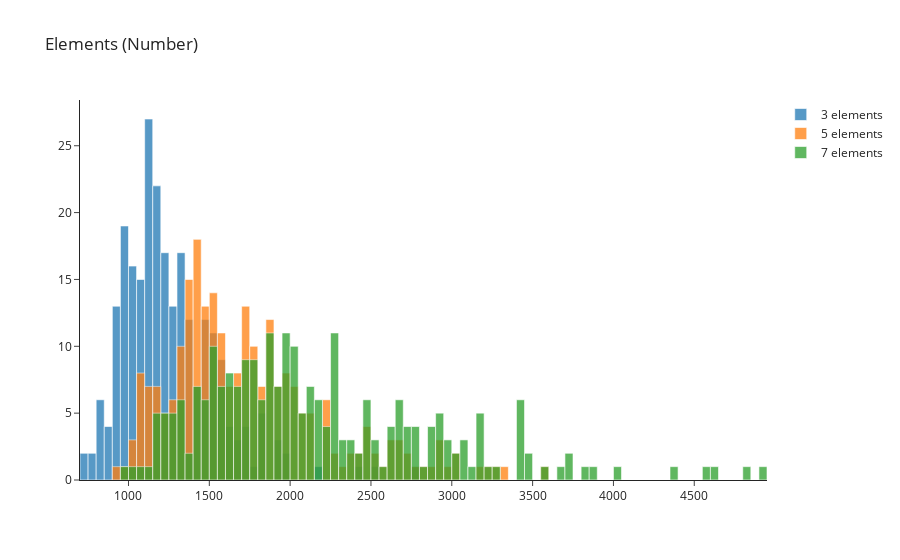
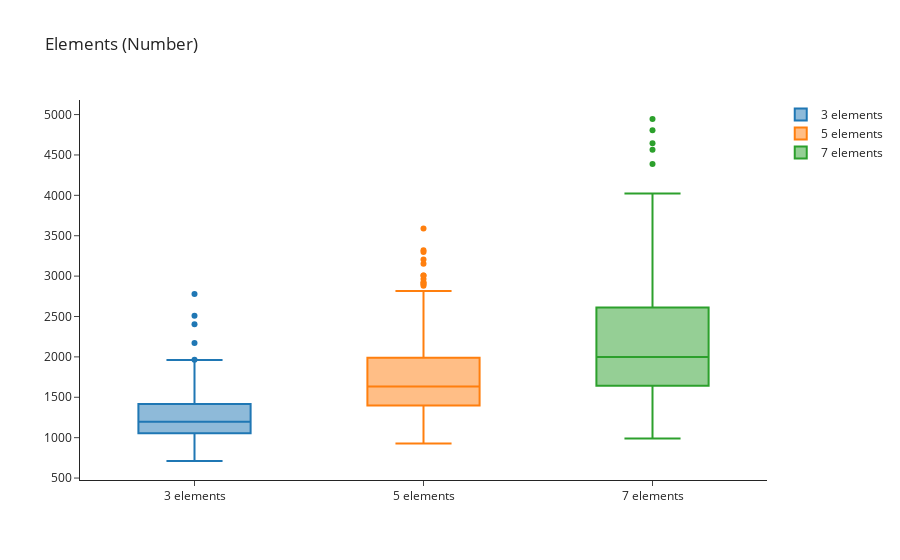

Source (notebook cell) for these figures, in order:
### Code cell
fig = go.Figure()

fig.add_trace(go.Histogram(
    x=element3_number_df.duration,
    name='3 elements',
    nbinsx=100
    ))

fig.add_trace(go.Histogram(
    x=element5_number_df.duration,
    name='5 elements',
    nbinsx=100
    ))

fig.add_trace(go.Histogram(
    x=element7_number_df.duration,
    name='7 elements',
    nbinsx=100
    ))

# Overlay both histograms
fig.update_layout(
    title='Elements (Number)',
    barmode='overlay')
# Reduce opacity to see both histograms
fig.update_traces(opacity=0.75)
fig.show()


# Box Plot
fig = go.Figure()
fig.add_trace(go.Box(y=element3_number_df.duration,name='3 elements'))
fig.add_trace(go.Box(y=element5_number_df.duration,name='5 elements'))
fig.add_trace(go.Box(y=element7_number_df.duration,name='7 elements'))
fig.update_layout(
    title='Elements (Number)',
)
fig.show()

### Figure 1 — Plotly figure (JSON) as saved in the notebook; plotly's stock layout.template omitted (floating-point values rounded to 4 significant figures; data arrays with more than 128 entries replaced by an {"elided": "..."} marker saying what was removed)
{"data": [{"name": "3 elements", "nbinsx": 100, "opacity": 0.75, "type": "histogram", "x": {"elided": "250 float values"}}, {"name": "5 elements", "nbinsx": 100, "opacity": 0.75, "type": "histogram", "x": {"elided": "250 float values"}}, {"name": "7 elements", "nbinsx": 100, "opacity": 0.75, "type": "histogram", "x": {"elided": "250 float values"}}], "layout": {"barmode": "overlay", "title": {"text": "Elements (Number)"}}}

### Figure 2 — Plotly figure (JSON) as saved in the notebook; plotly's stock layout.template omitted (floating-point values rounded to 4 significant figures; data arrays with more than 128 entries replaced by an {"elided": "..."} marker saying what was removed)
{"data": [{"name": "3 elements", "type": "box", "y": {"elided": "250 float values"}}, {"name": "5 elements", "type": "box", "y": {"elided": "250 float values"}}, {"name": "7 elements", "type": "box", "y": {"elided": "250 float values"}}], "layout": {"title": {"text": "Elements (Number)"}}}
